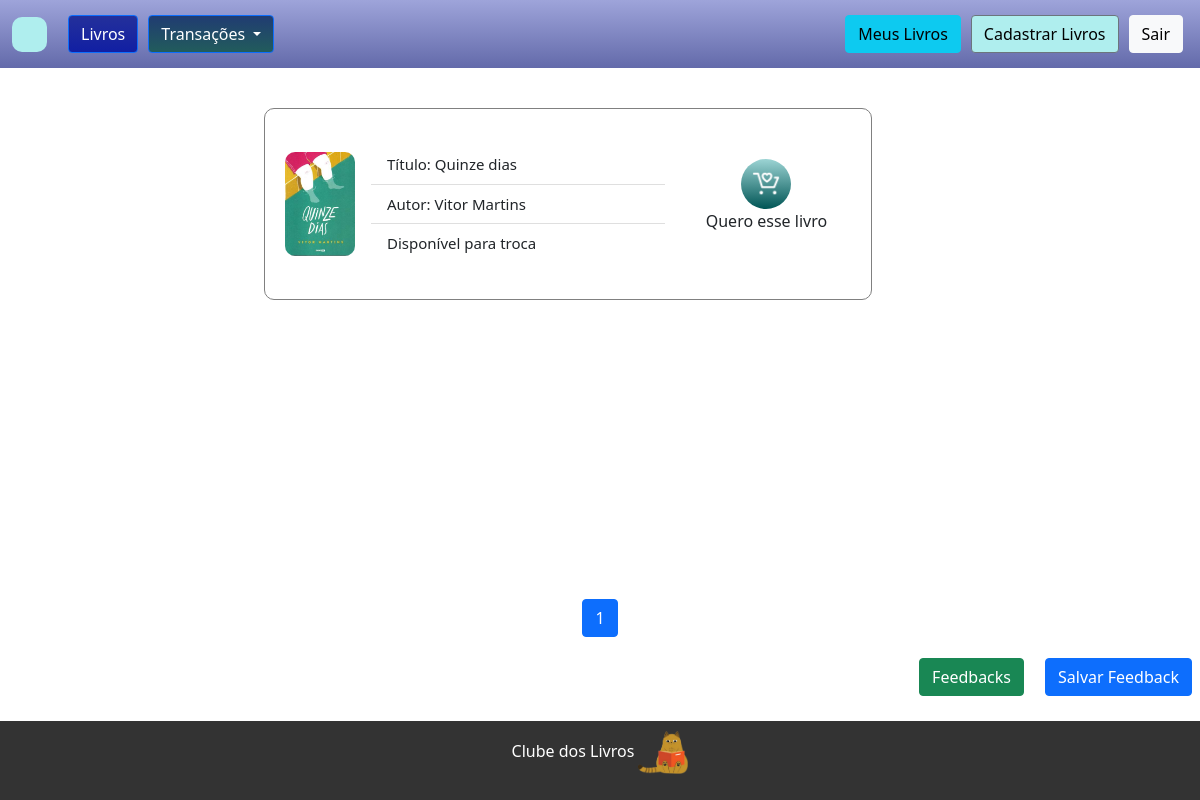
/troca/ (signed in), run on the app's committed database.
### books/models.py (models this page shows, shortened)
class Livro(models.Model):
    OPÇÕES = (
        ('venda', 'Venda'),
        ('troca', 'Troca'),
        ('doacao', 'Doação'),
    )
    titulo = models.CharField(max_length=100)
    autor = models.CharField(max_length=100)
    tipo_transacao = models.CharField(max_length=10, choices=OPÇÕES, default='doacao')
    preco = models.DecimalField(max_digits=10, decimal_places=2, null=True, blank=True)
    sinopse = models.TextField(blank=True, null=True)
    genero = models.ManyToManyField(GeneroLivro)
    whatsapp = models.CharField(help_text="DDD + Número", max_length=20, blank=True, null=True)
    capa = models.ImageField(upload_to='static/img/capas/', blank=True, null=True)
    usuario_email = models.EmailField(blank=True, null=True),
    usuario = models.ForeignKey(User, on_delete=models.CASCADE, null=True, blank=True)
    data_exclusao = models.DateTimeField(null=True, blank=True)
    def validar_e_formatar_numero(self):
        if self.whatsapp:
            try:
                whatsapp_obj = phonenumbers.parse("+55"+self.whatsapp, None)
                if phonenumbers.is_valid_number(whatsapp_obj):
                    return phonenumbers.format_number(whatsapp_obj, phonenumbers.PhoneNumberFormat.INTERNATIONAL)
                else:
                    return "Número de telefone inválido."
            except phonenumbers.NumberParseException:
                return "Erro ao validar o número de telefone."
        else:
            return "Número de telefone não fornecido."

### books/views.py (the view)
# urls.py: path('troca/', views.troca, name='troca'),
def troca(request):
    dados = Livro.objects.filter(tipo_transacao='troca')
    itens_por_pagina = 5
    paginator = Paginator(dados, itens_por_pagina)
    pagina = request.GET.get('pagina')
    dados_paginados = paginator.get_page(pagina)
    return render(request, 'troca.html', {'dados_paginados': dados_paginados})

### books/templates/troca.html (shortened to what this page needs)
{% extends 'base.html' %}
{% block content %}
{% load static %}
<link rel="stylesheet" href="{% static 'css/style.css' %}">
<div class="wrapper">
        <div class="containerListBooks">
                <ul class="list-group list-group-flush">
                        <li class="list-group-item">
                                {% for livro in dados_paginados %}
                                <div class="card-books" style="font-size: 15px;">
                                        <img style="width: 70px; border-radius: 10px;" src="{{ livro.capa.url }}"
                                                alt="oi">
                                        <div class="card-body">
                                                <ul class="list-group list-group-flush" style="width: 100%;">
                                                        <li class="list-group-item">Título: {{ livro.titulo }}</li>
                                                        <li class="list-group-item">Autor: {{ livro.autor }}</li>
                                                        <li class="list-group-item">Disponível para troca</li>
                                                </ul>
                                        </div>
                                        <div class="botaoTexto">
                                                <button type="button" class="btnGetBooks  abrir-modal"  data-usuario="{{ livro.usuario.email }}" data-whatsapp="{{ livro.validar_e_formatar_numero }}"><img
                                                                style="width: 30px; height: 30px;"
                                                                src="/static/img/icons/getBook.png" alt=""></button>
                                                <p class="texto-abaixo">Quero esse livro</p>
                                        </div>
                                </div>
                                {% empty %}
                                <p >Nenhum livro foi cadastrado.</p>
                        </div>
                                {% endfor %}
                        </li>
                </ul>
        </div>
</div>
<div>
        <nav aria-label="Page navigation example">
                <ul class="pagination justify-content-center">
                        {% for num_pagina in dados_paginados.paginator.page_range %}
                        <li class="page-item {% if dados_paginados.number == num_pagina %}active{% endif %}">
                                <a class="page-link" href="?pagina={{ num_pagina }}">{{ num_pagina }}</a>
                        </li>
                        {% endfor %}
                </ul>
        </nav>
</div>
      <div class="d-grid gap-2 d-md-flex justify-content-md-end">
        <a href="{% url 'feedbacks' %}" class="btn btn-success me-md-2" type="button">Feedbacks</a>
        {% if user.is_authenticated %}
        <a href="{% url 'addFeedback' %}" class="btn btn-primary me-md-2" type="button">Salvar Feedback</a>
        {% endif%}
 </div>
      {% endblock %}

### static/css/style.css (style rules this page uses)
.wrapper { flex-grow: 1; }
.btn, btn-light { margin: 5px; }
.containerListBooks { margin-top: 85px; flex-wrap: wrap; width: 100%; height: auto; padding: 10px; display: flex; justify-content: center; align-items: center; overflow: auto; }
.card-books { margin-top: 5px; margin-bottom: 5px; margin-left: 2px; margin-right: 2px; display: flex; padding: 20px; border: 1px solid grey; border-radius: 10px; justify-content: center; align-items: center; height: auto; width: 90%; }
.list-group, list-group-flush { width: 85%; }
@media (min-width: 769px) { .list-group, list-group-flush { width: 60%; } }
.btnGetBooks { padding: 10px; bottom: 10px; right: 10px; background: linear-gradient(rgb(156, 212, 212), rgb(0, 85, 85)); color: white; border: none; border-radius: 50%; cursor: pointer; }
.botaoTexto { width: 30%; height: 100%; align-items: center; justify-content: center; text-align: center; }
.texto-abaixo { display: none; }
@media (min-width: 1000px) { .texto-abaixo { display: block; font-size: 16px; } }

### data on the page
Livro: capa (picture), titulo "Quinze dias", autor "Vitor Martins"

### other printed values
{{ num_pagina }} "1"
